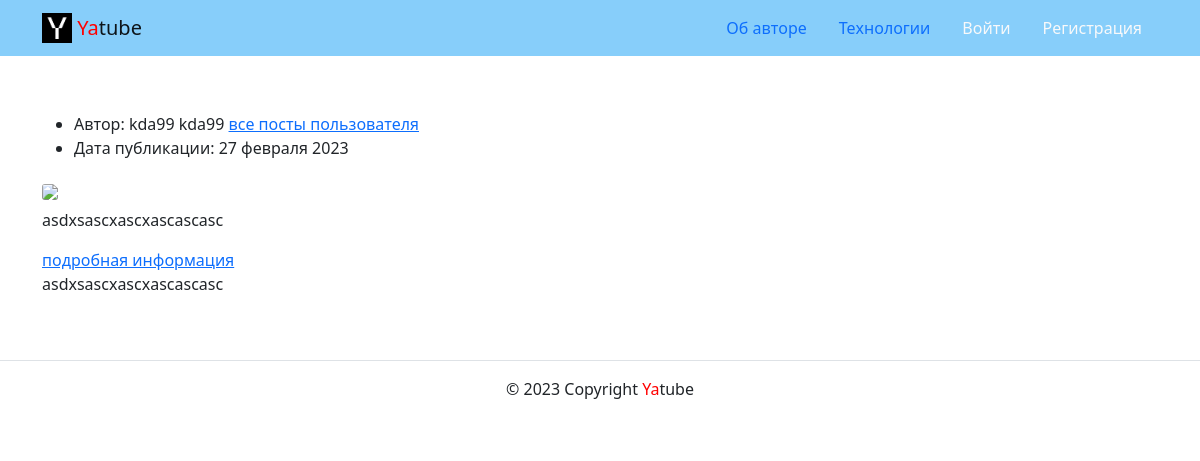
The app's page /posts/56/, older data.
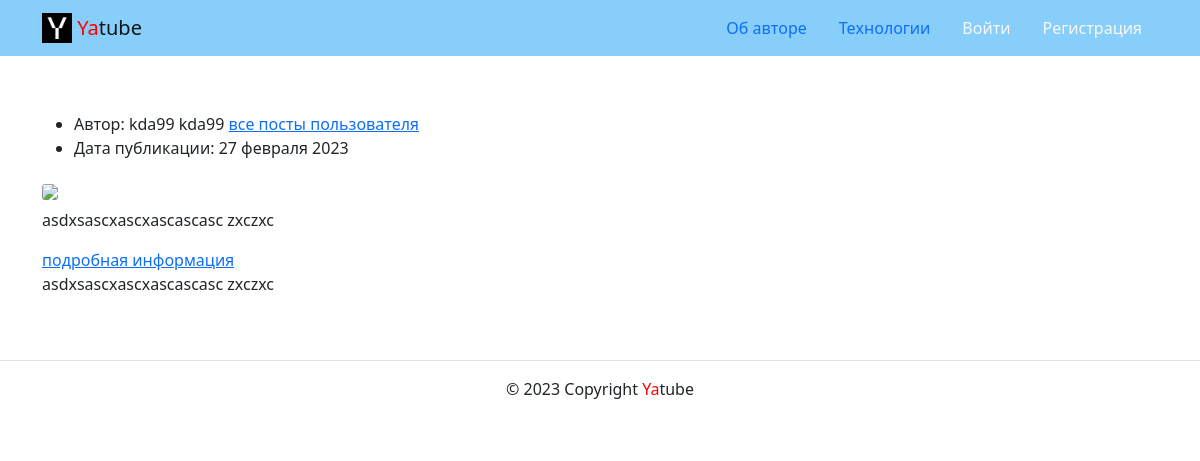
The same page, newer data.
### posts/models.py (models this page shows, shortened)
class Post(models.Model):
    text = models.TextField(
        'Текст поста',
        help_text='Введите текст поста'
    )
    pub_date = models.DateTimeField(
        'Дата публикации',
        auto_now_add=True
    )
    author = models.ForeignKey(
        User,
        on_delete=models.CASCADE,
        verbose_name='Автор'
    )
    group = models.ForeignKey(
        Group,
        on_delete=models.SET_NULL,
        related_name='posts',
        blank=True,
        null=True,
        verbose_name='Группа',
        help_text='Выберите группу'
    )
    image = models.ImageField(
        'Картинка',
        upload_to='posts/',
        blank=True
    )
    class Meta:
        ordering = ('-pub_date',)
        verbose_name = 'Пост'
        verbose_name_plural = 'Посты'

### posts/views.py (the view)
# urls.py: path('posts/<int:post_id>/', views.post_detail, name='post_detail'),
def post_detail(request, post_id):
    post = get_object_or_404(Post, id=post_id)
    author = post.author
    comments = post.comments.all()
    form = CommentForm()
    context = {
        'post': post,
        'author': author,
        'form': form,
        'comments': comments,
    }
    return render(request, 'posts/post_detail.html', context)

### core/context_processors/year.py (called while the page is built)
def year(request):
    currentYear = datetime.now().year
    return {'year': currentYear}

### templates/posts/post_detail.html (shortened to what this page needs)
{% extends 'base.html' %}
{% load thumbnail %}
{% block content %}
    <article>
      <ul>
        <li>
          Автор: {{ post.author.get_full_name }}
          <a href="{% url 'posts:profile' post.author %}">все посты пользователя</a>
        </li>
        <li>
          Дата публикации: {{ post.pub_date|date:"d E Y" }}
        </li>
      </ul>
      {% thumbnail post.image "960x339" crop="center" upscale=True as im %}
        <img class="card-img my-2" src="{{ im.url }}">
      {% endthumbnail %}
      <p>{{ post.text }}</p>
      <a href="{% url 'posts:post_detail' post.pk %}">подробная информация</a>
    </article>
    <article class="col-12 col-md-9">
      <p>
        {{ post.text|linebreaksbr }}
      </p>
    </article>
{% endblock %}

Row changes from the older to the newer data that the page shows:
changed Post "kda99 kda99": text "asdxsascxascxascascasc" → "asdxsascxascxascascasc zxczxc"
